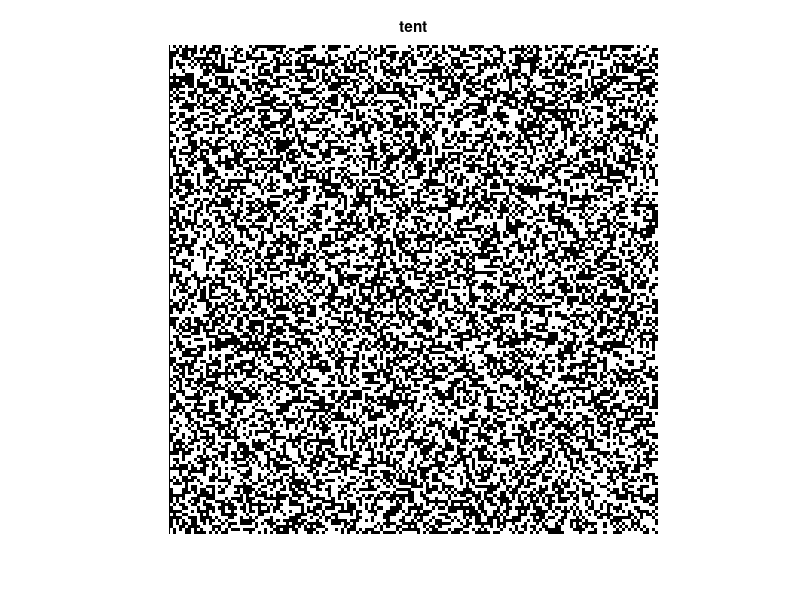

This chart was generated by the following MATLAB code: (Note: this script raises an error after producing the figure.)
clc;
close all;
clear all;

%--------tent map-----------
u = 1.99;
    N = 25599;
    t(1)=0.5;

    for iii=1:N
        if t(iii) < 0.5 %and condition
            t(iii+1)=u*t(iii); %is it right
        else
            if t(iii) >= 0.5 %and this condition 
            t(iii+1)=u*(1-t(iii)); %is it right
            end
        end
    end
Z = reshape(t,[],160);
t=round(Z);
%t=imresize(y, [50 50]);
figure, 
imshow(t, []);
title('tent');

s=imread('Black-A-Z-Letters-Light-15cm-6-Letter-LED-Marquee-Sign-Alphabet-Light-Lamp-Indoor-Wall.jpg');
p=imresize(s, [160 160]);
B = im2bw(p, 0.5);
figure, 
imshow(B, []);
title('input1');
C=xor(B,t);%watermark 1
figure, 
imshow(C, []);
title('Watermark 1');


f= imread('124162858.jpg');
g=imresize(f, [160 160]);
h = im2bw(g, 0.5);
figure, 
imshow(h, []);
title('input2');
J=xor(h,t); %watermark 2
figure, 
imshow(J, []);
title('Watermark 2');


%--------host image input and iwt -----
img = imread('lena_gray_512.tif'); % Read image
im= imresize(img, [1600 1600]);
imgg=double(im);
figure, imshow(im);
title('original image');

I=imgg;
[CA1,CH1,CV1,CD1]=lwt2(I,'haar');
z=[CA1,CH1,CV1,CD1];


InputImage=CA1;
LOW=CA1;
M=size(InputImage,1);
N=size(InputImage,2);
d=1;
a=1;
b=1;
aa=1;
bb=1;
for i=3:5:M
    for j=3:5:N
        if (InputImage(i-1,j-1)>InputImage(i,j))
            InputImage(i-1,j-1)=1;
        else
            InputImage(i-1,j-1)=0;
        end

        if (InputImage(i-1,j)>InputImage(i,j))
            InputImage(i-1,j)=1;
        else
            InputImage(i-1,j)=0;
        end

        if (InputImage(i-1,j+1)>InputImage(i,j))
            InputImage(i-1,j+1)=1;
        else
            InputImage(i-1,j+1)=0;
        end

        if (InputImage(i,j-1)>InputImage(i,j))
            InputImage(i,j-1)=1;
        else
            InputImage(i,j-1)=0;
        end

        if (InputImage(i,j+1)>InputImage(i,j))
            InputImage(i,j+1)=1;
        else
            InputImage(i,j+1)=0;
        end

        if (InputImage(i+1,j-1)>InputImage(i,j))
            InputImage(i+1,j-1)=1;
        else
            InputImage(i+1,j-1)=0;
        end

        if (InputImage(i+1,j)>InputImage(i,j))
            InputImage(i+1,j)=1;
        else
            InputImage(i+1,j)=0;
        end

        if (InputImage(i+1,j+1)>InputImage(i,j))
            InputImage(i+1,j+1)=1;
        else
            InputImage(i+1,j+1)=0;
        end
        
        %for excess mask
        if (InputImage(i-2,j-2)>InputImage(i,j))
            InputImage(i-2,j-2)=1;
        else
            InputImage(i-2,j-2)=0;
        end
        if (InputImage(i-2,j-1)>InputImage(i,j))
            InputImage(i-2,j-1)=1;
        else
            InputImage(i-2,j-1)=0;
        end
        if (InputImage(i-2,j)>InputImage(i,j))
            InputImage(i-2,j)=1;
        else
            InputImage(i-2,j)=0;
        end
        if (InputImage(i-2,j+1)>InputImage(i,j))
            InputImage(i-2,j+1)=1;
        else
            InputImage(i-2,j+1)=0;
        end
        if (InputImage(i-2,j+2)>InputImage(i,j))
            InputImage(i-2,j+2)=1;
        else
            InputImage(i-2,j+2)=0;
        end
        if (InputImage(i-1,j-2)>InputImage(i,j))
            InputImage(i-1,j-2)=1;
        else
            InputImage(i-1,j-2)=0;
        end
        if (InputImage(i-1,j+2)>InputImage(i,j))
            InputImage(i-1,j+2)=1;
        else
            InputImage(i-1,j+2)=0;
        end
        if (InputImage(i,j-2)>InputImage(i,j))
            InputImage(i,j-2)=1;
        else
            InputImage(i,j-2)=0;
        end
        if (InputImage(i,j+2)>InputImage(i,j))
            InputImage(i,j+2)=1;
        else
            InputImage(i,j+2)=0;
        end
        if (InputImage(i+1,j-2)>InputImage(i,j))
            InputImage(i+1,j-2)=1;
        else
            InputImage(i+1,j-2)=0;
        end
        if (InputImage(i+1,j+2)>InputImage(i,j))
            InputImage(i+1,j+2)=1;
        else
            InputImage(i+1,j+2)=0;
        end
        if (InputImage(i+2,j-2)>InputImage(i,j))
            InputImage(i+2,j-2)=1;
        else
            InputImage(i+2,j-2)=0;
        end
        if (InputImage(i+2,j-1)>InputImage(i,j))
            InputImage(i+2,j-1)=1;
        else
            InputImage(i+2,j-1)=0;
        end
        if (InputImage(i+2,j)>InputImage(i,j))
            InputImage(i+2,j)=1;
        else
            InputImage(i+2,j)=0;
        end
        if (InputImage(i+2,j+1)>InputImage(i,j))
            InputImage(i+2,j+1)=1;
        else
            InputImage(i+2,j+1)=0;
        end
        if (InputImage(i+2,j+2)>InputImage(i,j))
            InputImage(i+2,j+2)=1;
        else
            InputImage(i+2,j+2)=0;
        end
    

   %odd-----
       q_1=xor(InputImage(i-2,j-2),InputImage(i-2,j));
       q_2=xor(q_1,InputImage(i-2,j+2));
       q_3=xor(q_2,InputImage(i-1,j-1));
       q_4=xor(q_3,InputImage(i-1,j+1));
       q_5=xor(q_4,InputImage(i,j-2));
       q_6=xor(q_5,InputImage(i,j+2));
       q_7=xor(q_6,InputImage(i+1,j-1));
       q_8=xor(q_7,InputImage(i+1,j+1));
       q_9=xor(q_8,InputImage(i+2,j-2));
       q_10=xor(q_9,InputImage(i+2,j));
       o(d)=xor(q_10,InputImage(i+2,j+2));
   
       
   
       if a<=160 && b<=160
             if  o(d)==C(aa,bb)
                bb=bb+1;
                if bb>160
                    bb=1;
                    aa=a+1;
                end
             else
                 if CA1(i-1,j+1) > CA1(i,j)
                    CA1(i-1,j+1)= CA1(i,j)-1;
                    bb=bb+1;
                    
                      if bb>160
                           bb=1;
                           aa=aa+1;
                      end
                 else
                     CA1(i-1,j+1)= CA1(i,j)+1;
                      bb=bb+1;
                      
                      if bb>160
                           bb=1;
                           aa=aa+1;
                      end
                 end
             end
       end
   %even


       c_1=xor(InputImage(i-2,j-1),InputImage(i-2,j+1));
       c_2=xor(c_1,InputImage(i-1,j-2));
       c_3=xor(c_2,InputImage(i-1,j));
       c_4=xor(c_3,InputImage(i-1,j+2));
       c_5=xor(c_4,InputImage(i,j-1));
       c_6=xor(c_5,InputImage(i,j+1));
       c_7=xor(c_6,InputImage(i+1,j-2));
       c_8=xor(c_7,InputImage(i+1,j));
       c_9=xor(c_8,InputImage(i+1,j+2));
       c_10=xor(c_9,InputImage(i+2,j-1));
       v(d)=xor(c_10,InputImage(i+2,j+1));
       
       if a<=160 && b<=160
             if  v(d)==J(a,b)
                b=b+1;
                
                if b>160
                    b=1;
                    a=a+1;
                end
             else
                 if CA1(i-1,j) >  CA1(i,j)
                    CA1(i-1,j)= CA1(i,j)-1;
                    b=b+1;
                  
                      if b>160
                           b=1;
                           a=a+1;
                      end
                 else
                     CA1(i-1,j)= CA1(i,j)+1;
                      b=b+1;
                      
                      if b>160
                           b=1;
                           a=a+1;
                      end
                 end
             end
       end
   
       d=d+1;
    end
end

k=1;
for i=1:160
    for j=1:160
        if LOW(i,j)==CA1(i,j)
            k=k+1;
        end
    end
end
        
IW=ilwt2(CA1,CH1,CV1,CD1,'haar');
Is=uint8(IW);
IW=double(IW);
figure, imshow(Is);
title('embedded');

%------------------psnr-----------------
error = imgg-IW;
d1=max(imgg(:));
d2=max(IW(:));
d=max(d1,d2);
MSE = sum(sum(error .^2)) / (1600*1600)
PSNR = 10*log10(d.^2/MSE)


%noise add
     %---------sharpen--------
I1 = imsharpen(Is,'Radius',2,'Amount',0.1);
IW1=double(I1);
figure,
imshow(I1),
title('sharpened')





%Extracting
I=IW1;
[CA1,CH1,CV1,CD1]=lwt2(I,'haar');
z=[CA1,CH1,CV1,CD1];

%-------LBP-------
InputImage=CA1;
LOW=CA1;
M=size(InputImage,1);
N=size(InputImage,2);
xx=1;
yy=1;
mm=1;
x=1;
y=1;
m=1;
for i=3:5:M
    for j=3:5:N
        
        if (InputImage(i-1,j-1)>InputImage(i,j))
            InputImage(i-1,j-1)=1;
        else
            InputImage(i-1,j-1)=0;
        end

        if (InputImage(i-1,j)>InputImage(i,j))
            InputImage(i-1,j)=1;
        else
            InputImage(i-1,j)=0;
        end

        if (InputImage(i-1,j+1)>InputImage(i,j))
            InputImage(i-1,j+1)=1;
        else
            InputImage(i-1,j+1)=0;
        end

        if (InputImage(i,j-1)>InputImage(i,j))
            InputImage(i,j-1)=1;
        else
            InputImage(i,j-1)=0;
        end

        if (InputImage(i,j+1)>InputImage(i,j))
            InputImage(i,j+1)=1;
        else
            InputImage(i,j+1)=0;
        end

        if (InputImage(i+1,j-1)>InputImage(i,j))
            InputImage(i+1,j-1)=1;
        else
            InputImage(i+1,j-1)=0;
        end

        if (InputImage(i+1,j)>InputImage(i,j))
            InputImage(i+1,j)=1;
        else
            InputImage(i+1,j)=0;
        end

        if (InputImage(i+1,j+1)>InputImage(i,j))
            InputImage(i+1,j+1)=1;
        else
            InputImage(i+1,j+1)=0;
        end
        %for excess mask
        if (InputImage(i-2,j-2)>InputImage(i,j))
            InputImage(i-2,j-2)=1;
        else
            InputImage(i-2,j-2)=0;
        end
        if (InputImage(i-2,j-1)>InputImage(i,j))
            InputImage(i-2,j-1)=1;
        else
            InputImage(i-2,j-1)=0;
        end
        if (InputImage(i-2,j)>InputImage(i,j))
            InputImage(i-2,j)=1;
        else
            InputImage(i-2,j)=0;
        end
        if (InputImage(i-2,j+1)>InputImage(i,j))
            InputImage(i-2,j+1)=1;
        else
            InputImage(i-2,j+1)=0;
        end
        if (InputImage(i-2,j+2)>InputImage(i,j))
            InputImage(i-2,j+2)=1;
        else
            InputImage(i-2,j+2)=0;
        end
        if (InputImage(i-1,j-2)>InputImage(i,j))
            InputImage(i-1,j-2)=1;
        else
            InputImage(i-1,j-2)=0;
        end
        if (InputImage(i-1,j+2)>InputImage(i,j))
            InputImage(i-1,j+2)=1;
        else
            InputImage(i-1,j+2)=0;
        end
        if (InputImage(i,j-2)>InputImage(i,j))
            InputImage(i,j-2)=1;
        else
            InputImage(i,j-2)=0;
        end
        if (InputImage(i,j+2)>InputImage(i,j))
            InputImage(i,j+2)=1;
        else
            InputImage(i,j+2)=0;
        end
        if (InputImage(i+1,j-2)>InputImage(i,j))
            InputImage(i+1,j-2)=1;
        else
            InputImage(i+1,j-2)=0;
        end
        if (InputImage(i+1,j+2)>InputImage(i,j))
            InputImage(i+1,j+2)=1;
        else
            InputImage(i+1,j+2)=0;
        end
        if (InputImage(i+2,j-2)>InputImage(i,j))
            InputImage(i+2,j-2)=1;
        else
            InputImage(i+2,j-2)=0;
        end
        if (InputImage(i+2,j-1)>InputImage(i,j))
            InputImage(i+2,j-1)=1;
        else
            InputImage(i+2,j-1)=0;
        end
        if (InputImage(i+2,j)>InputImage(i,j))
            InputImage(i+2,j)=1;
        else
            InputImage(i+2,j)=0;
        end
        if (InputImage(i+2,j+1)>InputImage(i,j))
            InputImage(i+2,j+1)=1;
        else
            InputImage(i+2,j+1)=0;
        end
        if (InputImage(i+2,j+2)>InputImage(i,j))
            InputImage(i+2,j+2)=1;
        else
            InputImage(i+2,j+2)=0;
        end
        %excess mask

       q_1=xor(InputImage(i-2,j-2),InputImage(i-2,j));
       q_2=xor(q_1,InputImage(i-2,j+2));
       q_3=xor(q_2,InputImage(i-1,j-1));
       q_4=xor(q_3,InputImage(i-1,j+1));
       q_5=xor(q_4,InputImage(i,j-2));
       q_6=xor(q_5,InputImage(i,j+2));
       q_7=xor(q_6,InputImage(i+1,j-1));
       q_8=xor(q_7,InputImage(i+1,j+1));
       q_9=xor(q_8,InputImage(i+2,j-2));
       q_10=xor(q_9,InputImage(i+2,j));
       O(mm)=xor(q_10,InputImage(i+2,j+2));
       if xx<=160 && yy<=160
         if O(mm)==1
             W(xx,yy)=1;
             yy=yy+1;
             mm=mm+1;
             if yy>160
                 yy=1;
                 xx=xx+1;
             end
         else
             W(xx,yy)=0;
             yy=yy+1;
             mm=mm+1;
             if yy>160
                 yy=1;
                 xx=xx+1;
             end
         end
         end
       
       

       c_1=xor(InputImage(i-2,j-1),InputImage(i-2,j+1));
       c_2=xor(c_1,InputImage(i-1,j-2));
       c_3=xor(c_2,InputImage(i-1,j));
       c_4=xor(c_3,InputImage(i-1,j+2));
       c_5=xor(c_4,InputImage(i,j-1));
       c_6=xor(c_5,InputImage(i,j+1));
       c_7=xor(c_6,InputImage(i+1,j-2));
       c_8=xor(c_7,InputImage(i+1,j));
       c_9=xor(c_8,InputImage(i+1,j+2));
       c_10=xor(c_9,InputImage(i+2,j-1));
       V(m)=xor(c_10,InputImage(i+2,j+1));
         if x<=160 && y<=160
         if V(m)==1
             W2(x,y)=1;
             y=y+1;
             m=m+1;
             if y>160
                 y=1;
                 x=x+1;
             end
         else
             W2(x,y)=0;
             y=y+1;
             m=m+1;
             if y>160
                 y=1;
                 x=x+1;
             end
         end
         end
       
             
    end
end
F=xor(W,t);
figure, imshow(F);
T=xor(W2,t);
figure,
imshow(T);

%-------------------ncc-------------------
wss=double(T);
wmm=double(h);       
nc=sum(sum(wmm.*wss))/sum(sum(wmm.*wmm))   

